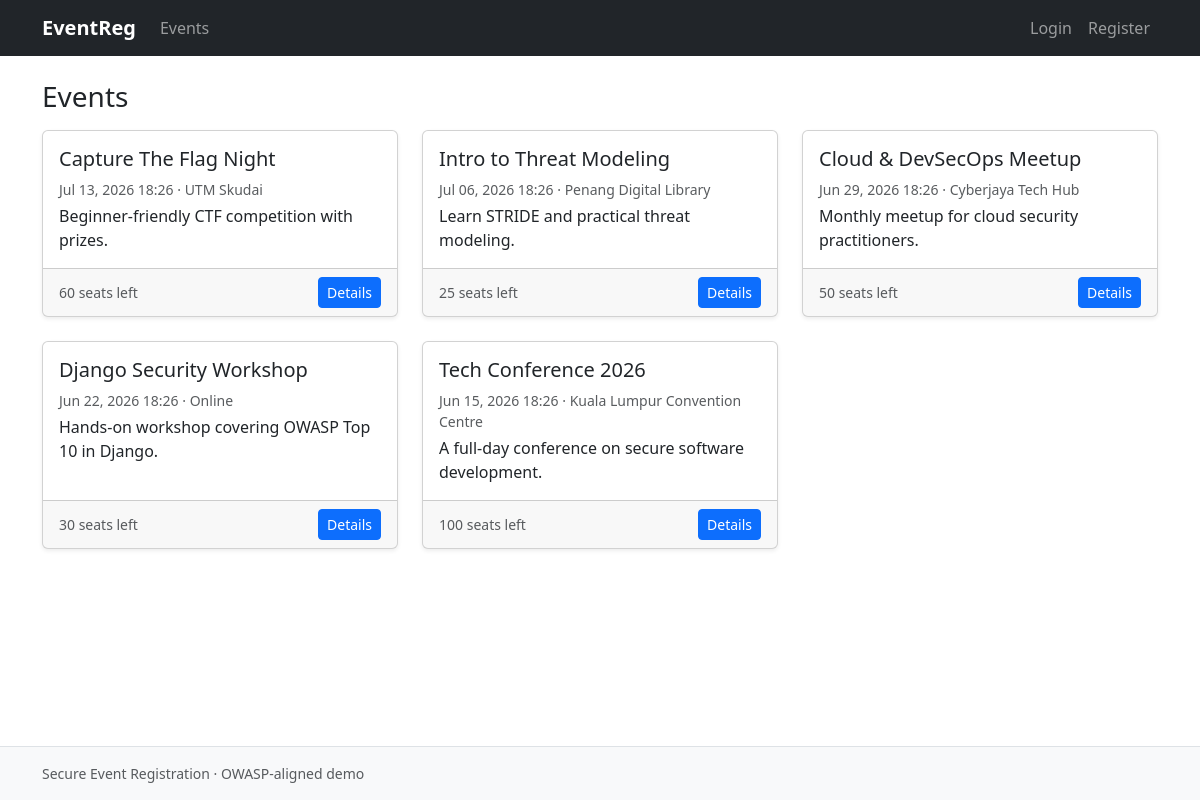
Screenshot of /events/ with the database file from the repository.
### events/models.py (models this page shows, shortened)
class Event(models.Model):
    class Status(models.TextChoices):
        DRAFT = "draft", "Draft"
        PUBLISHED = "published", "Published"
        CANCELLED = "cancelled", "Cancelled"
    id = models.UUIDField(primary_key=True, default=uuid.uuid4, editable=False)
    title = models.CharField(max_length=200, validators=[title_validator])
    description = models.TextField(max_length=5000)
    location = models.CharField(max_length=255)
    start_at = models.DateTimeField()
    end_at = models.DateTimeField()
    capacity = models.PositiveIntegerField(
        validators=[MinValueValidator(1), MaxValueValidator(100000)]
    )
    banner = models.ImageField(
        upload_to=UUIDUploadTo("event_banners"),
        validators=IMAGE_UPLOAD_VALIDATORS,
        blank=True,
        null=True,
    )
    status = models.CharField(max_length=10, choices=Status.choices, default=Status.DRAFT)
    organizer = models.ForeignKey(
        settings.AUTH_USER_MODEL, on_delete=models.PROTECT, related_name="events"
    )
    created_at = models.DateTimeField(auto_now_add=True)
    updated_at = models.DateTimeField(auto_now=True)
    class Meta:
        ordering = ["-start_at"]
        indexes = [models.Index(fields=["status", "start_at"])]
        constraints = [
            models.CheckConstraint(
                condition=models.Q(end_at__gt=models.F("start_at")),
                name="event_end_after_start",
            ),
            models.CheckConstraint(
                condition=models.Q(capacity__gte=1),
                name="event_capacity_positive",
            ),
        ]
    @property
    def confirmed_count(self):
        return self.registrations.filter(status=Registration.Status.CONFIRMED).count()
    @property
    def seats_available(self):
        return max(self.capacity - self.confirmed_count, 0)

### events/views.py (the view)
# urls.py: path("", views.EventListView.as_view(), name="list"),
class EventListView(ListView):
    template_name = "events/event_list.html"
    context_object_name = "events"
    paginate_by = 9
    def get_queryset(self):
        qs = Event.objects.all()
        user = self.request.user
        if not (user.is_authenticated and user.is_admin_role):
            qs = qs.filter(status=Event.Status.PUBLISHED)
        return qs

### events/templates/events/event_list.html (shortened to what this page needs)
{% extends "base.html" %}
{% block content %}
<div class="d-flex justify-content-between align-items-center mb-3">
    <h1 class="h3 mb-0">Events</h1>
</div>
<div class="row row-cols-1 row-cols-md-3 g-4">
    {% for event in events %}
        <div class="col">
            <div class="card h-100 shadow-sm">
                <div class="card-body">
                    <div class="d-flex justify-content-between align-items-start">
                        <h2 class="h5 card-title">{{ event.title }}</h2>
                    </div>
                    <p class="card-text text-muted small mb-1">
                        {{ event.start_at|date:"M d, Y H:i" }} &middot; {{ event.location }}
                    </p>
                    <p class="card-text">{{ event.description|truncatewords:20 }}</p>
                </div>
                <div class="card-footer d-flex justify-content-between align-items-center">
                    <span class="small text-muted">{{ event.seats_available }} seats left</span>
                    <a href="{% url 'events:detail' event.pk %}" class="btn btn-sm btn-primary">Details</a>
                </div>
            </div>
        </div>
    {% empty %}
        <div class="col-12"><p class="text-muted">No events available right now.</p></div>
    {% endfor %}
</div>
{% endblock %}

### core/templates/base.html (shortened to what this page needs)
{% load static %}
<!DOCTYPE html>
<html lang="en">
<head>
    <link rel="stylesheet" href="{% static 'css/bootstrap.min.css' %}">
    <link rel="stylesheet" href="{% static 'css/app.css' %}">
</head>
<body>
<header>
    <nav class="navbar navbar-expand-lg navbar-dark bg-dark">
        <div class="container">
            <a class="navbar-brand" href="{% url 'core:home' %}">EventReg</a>
            <div class="collapse navbar-collapse" id="navContent">
                <ul class="navbar-nav me-auto mb-2 mb-lg-0">
                    <li class="nav-item">
                        <a class="nav-link" href="{% url 'events:list' %}">Events</a>
                    </li>
                </ul>
                <ul class="navbar-nav mb-2 mb-lg-0">
                    {% if user.is_authenticated %}
                        <li class="nav-item">
                            <a class="nav-link" href="{% url 'accounts:profile' %}">
                                {{ user.username }}{% if user.is_admin_role %} (Admin){% endif %}
                            </a>
                        </li>
                        <li class="nav-item">
                            <form method="post" action="{% url 'accounts:logout' %}" class="d-inline">
                                {% csrf_token %}
                                <button type="submit" class="btn btn-link nav-link">Logout</button>
                            </form>
                        </li>
                    {% else %}
                        <li class="nav-item">
                            <a class="nav-link" href="{% url 'accounts:login' %}">Login</a>
                        </li>
                        <li class="nav-item">
                            <a class="nav-link" href="{% url 'accounts:register' %}">Register</a>
                        </li>
                    {% endif %}
                </ul>
            </div>
        </div>
    </nav>
</header>
<main class="container py-4">
    {% block content %}{% endblock %}
</main>
<footer class="bg-light py-3 mt-auto border-top">
    <div class="container text-muted small">
        Secure Event Registration &middot; OWASP-aligned demo
    </div>
</footer>
</body>
</html>

### static/css/app.css (style rules this page uses)
body { min-height: 100vh; display: flex; flex-direction: column; }
main { flex: 1 0 auto; }
footer { flex-shrink: 0; }
.navbar-brand { font-weight: 600; }

### rows the page displays
Event: title "Capture The Flag Night", start_at "Jul 13, 2026 18:26", location "UTM Skudai", description "Beginner-friendly CTF competition with prizes.", seats_available "60"
Event: title "Intro to Threat Modeling", start_at "Jul 06, 2026 18:26", location "Penang Digital Library", description "Learn STRIDE and practical threat modeling.", seats_available "25"
Event: title "Cloud & DevSecOps Meetup", start_at "Jun 29, 2026 18:26", location "Cyberjaya Tech Hub", description "Monthly meetup for cloud security practitioners.", seats_available "50"
Event: title "Django Security Workshop", start_at "Jun 22, 2026 18:26", location "Online", description "Hands-on workshop covering OWASP Top 10 in Django.", seats_available "30"
Event: title "Tech Conference 2026", start_at "Jun 15, 2026 18:26", location "Kuala Lumpur Convention Centre", description "A full-day conference on secure software development.", seats_available "100"
